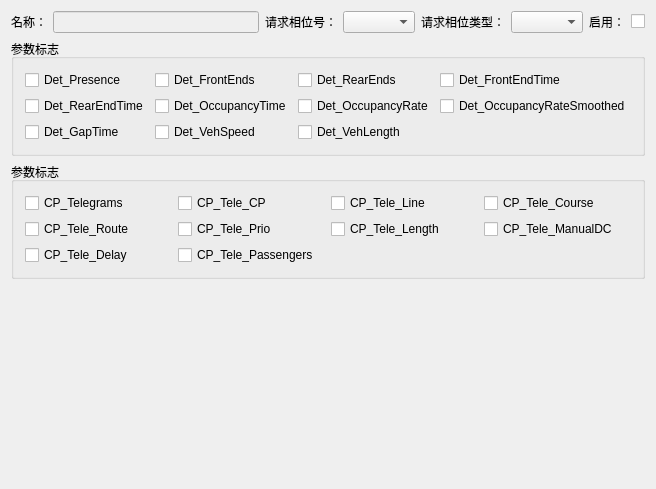
<?xml version="1.0" encoding="UTF-8"?>
<ui version="4.0">
 <class>DetectorWidget</class>
 <widget class="QWidget" name="DetectorWidget">
  <property name="geometry">
   <rect>
    <x>0</x>
    <y>0</y>
    <width>615</width>
    <height>489</height>
   </rect>
  </property>
  <property name="windowTitle">
   <string>DetectorWidget</string>
  </property>
  <layout class="QGridLayout" name="gridLayout_3">
   <item row="2" column="0">
    <widget class="QGroupBox" name="vehGroupBox">
     <property name="title">
      <string>参数标志</string>
     </property>
     <layout class="QGridLayout" name="gridLayout">
      <item row="0" column="0">
       <widget class="QCheckBox" name="presenceCheckBox">
        <property name="text">
         <string>Det_Presence</string>
        </property>
       </widget>
      </item>
      <item row="0" column="1">
       <widget class="QCheckBox" name="frontEndsCheckBox">
        <property name="text">
         <string>Det_FrontEnds</string>
        </property>
       </widget>
      </item>
      <item row="0" column="2">
       <widget class="QCheckBox" name="rearEndsCheckBox">
        <property name="text">
         <string>Det_RearEnds</string>
        </property>
       </widget>
      </item>
      <item row="0" column="3">
       <widget class="QCheckBox" name="frontEndTimeCheckBox">
        <property name="text">
         <string>Det_FrontEndTime</string>
        </property>
       </widget>
      </item>
      <item row="1" column="0">
       <widget class="QCheckBox" name="rearEndTimeCheckBox">
        <property name="text">
         <string>Det_RearEndTime</string>
        </property>
       </widget>
      </item>
      <item row="1" column="2">
       <widget class="QCheckBox" name="occupancyRateCheckBox">
        <property name="text">
         <string>Det_OccupancyRate</string>
        </property>
       </widget>
      </item>
      <item row="1" column="3">
       <widget class="QCheckBox" name="occupancyRateSmoothedCheckBox">
        <property name="text">
         <string>Det_OccupancyRateSmoothed</string>
        </property>
       </widget>
      </item>
      <item row="2" column="0">
       <widget class="QCheckBox" name="gapTimeCheckBox">
        <property name="text">
         <string>Det_GapTime</string>
        </property>
       </widget>
      </item>
      <item row="2" column="1">
       <widget class="QCheckBox" name="vehSpeedCheckBox">
        <property name="text">
         <string>Det_VehSpeed</string>
        </property>
       </widget>
      </item>
      <item row="2" column="2">
       <widget class="QCheckBox" name="vehLengthCheckBox">
        <property name="text">
         <string>Det_VehLength</string>
        </property>
       </widget>
      </item>
      <item row="1" column="1">
       <widget class="QCheckBox" name="occupancyTimeCheckBox">
        <property name="text">
         <string>Det_OccupancyTime</string>
        </property>
       </widget>
      </item>
     </layout>
    </widget>
   </item>
   <item row="3" column="0">
    <widget class="QGroupBox" name="BusGroupBox">
     <property name="title">
      <string>参数标志</string>
     </property>
     <layout class="QGridLayout" name="gridLayout_2">
      <item row="0" column="0">
       <widget class="QCheckBox" name="telegramsCheckBox">
        <property name="text">
         <string>CP_Telegrams</string>
        </property>
       </widget>
      </item>
      <item row="0" column="1">
       <widget class="QCheckBox" name="tele_CPCheckBox">
        <property name="text">
         <string>CP_Tele_CP</string>
        </property>
       </widget>
      </item>
      <item row="0" column="3">
       <widget class="QCheckBox" name="tele_CourseCheckBox">
        <property name="text">
         <string>CP_Tele_Course</string>
        </property>
       </widget>
      </item>
      <item row="1" column="0">
       <widget class="QCheckBox" name="tele_RouteCheckBox">
        <property name="text">
         <string>CP_Tele_Route</string>
        </property>
       </widget>
      </item>
      <item row="1" column="2">
       <widget class="QCheckBox" name="tele_LengthCheckBox">
        <property name="text">
         <string>CP_Tele_Length</string>
        </property>
       </widget>
      </item>
      <item row="1" column="3">
       <widget class="QCheckBox" name="tele_ManualDCCheckBox">
        <property name="text">
         <string>CP_Tele_ManualDC</string>
        </property>
       </widget>
      </item>
      <item row="2" column="0">
       <widget class="QCheckBox" name="tele_DelayCheckBox">
        <property name="text">
         <string>CP_Tele_Delay</string>
        </property>
       </widget>
      </item>
      <item row="2" column="1">
       <widget class="QCheckBox" name="tele_PassengersCheckBox">
        <property name="text">
         <string>CP_Tele_Passengers</string>
        </property>
       </widget>
      </item>
      <item row="1" column="1">
       <widget class="QCheckBox" name="tele_PrioCheckBox">
        <property name="text">
         <string>CP_Tele_Prio</string>
        </property>
       </widget>
      </item>
      <item row="0" column="2">
       <widget class="QCheckBox" name="tele_LineCheckBox">
        <property name="text">
         <string>CP_Tele_Line</string>
        </property>
       </widget>
      </item>
     </layout>
    </widget>
   </item>
   <item row="0" column="0">
    <layout class="QHBoxLayout" name="horizontalLayout">
     <item>
      <widget class="QLabel" name="label">
       <property name="text">
        <string>名称：</string>
       </property>
      </widget>
     </item>
     <item>
      <widget class="QLineEdit" name="nameLineEdit">
       <property name="enabled">
        <bool>false</bool>
       </property>
      </widget>
     </item>
     <item>
      <widget class="QLabel" name="label_2">
       <property name="text">
        <string>请求相位号：</string>
       </property>
      </widget>
     </item>
     <item>
      <widget class="QComboBox" name="phaseComboBox">
       <property name="minimumSize">
        <size>
         <width>0</width>
         <height>0</height>
        </size>
       </property>
      </widget>
     </item>
     <item>
      <widget class="QLabel" name="label_3">
       <property name="text">
        <string>请求相位类型：</string>
       </property>
      </widget>
     </item>
     <item>
      <widget class="QComboBox" name="phaseTypeComboBox">
       <property name="minimumSize">
        <size>
         <width>0</width>
         <height>0</height>
        </size>
       </property>
      </widget>
     </item>
     <item>
      <widget class="QLabel" name="label_4">
       <property name="text">
        <string>启用：</string>
       </property>
      </widget>
     </item>
     <item>
      <widget class="QCheckBox" name="isUsedCheckBox">
       <property name="text">
        <string/>
       </property>
      </widget>
     </item>
    </layout>
   </item>
   <item row="4" column="0">
    <spacer name="verticalSpacer">
     <property name="orientation">
      <enum>Qt::Vertical</enum>
     </property>
     <property name="sizeHint" stdset="0">
      <size>
       <width>20</width>
       <height>40</height>
      </size>
     </property>
    </spacer>
   </item>
  </layout>
 </widget>
 <layoutdefault spacing="6" margin="11"/>
 <resources/>
 <connections/>
</ui>
